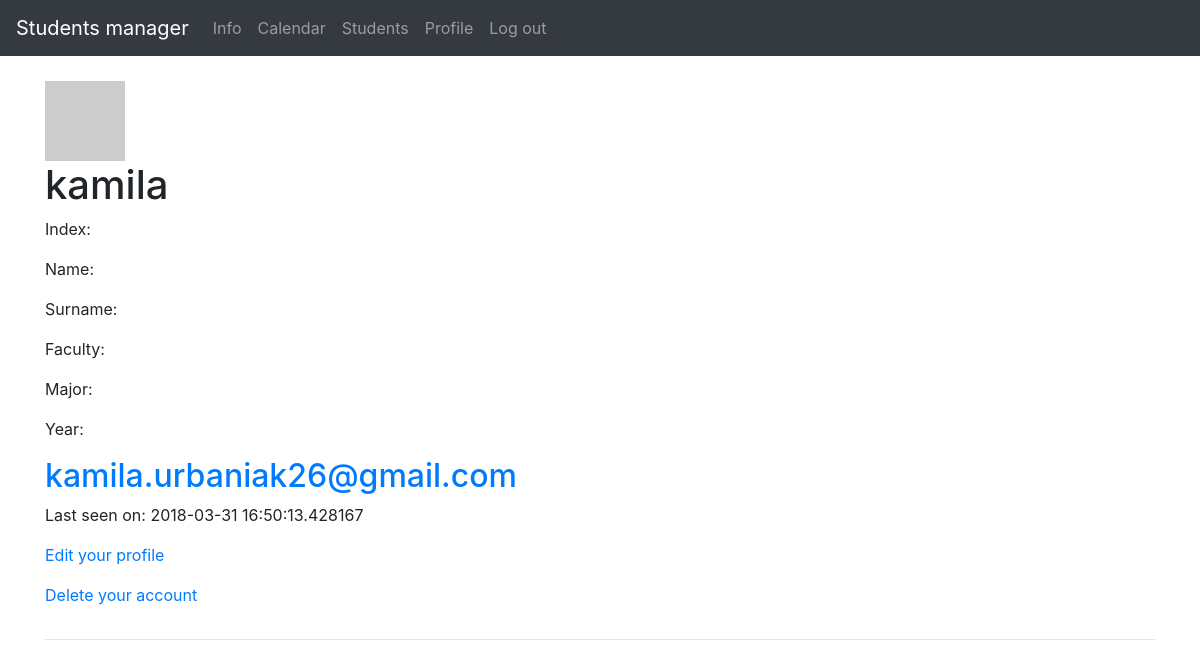
The app's page /students/1 (signed in), older data.
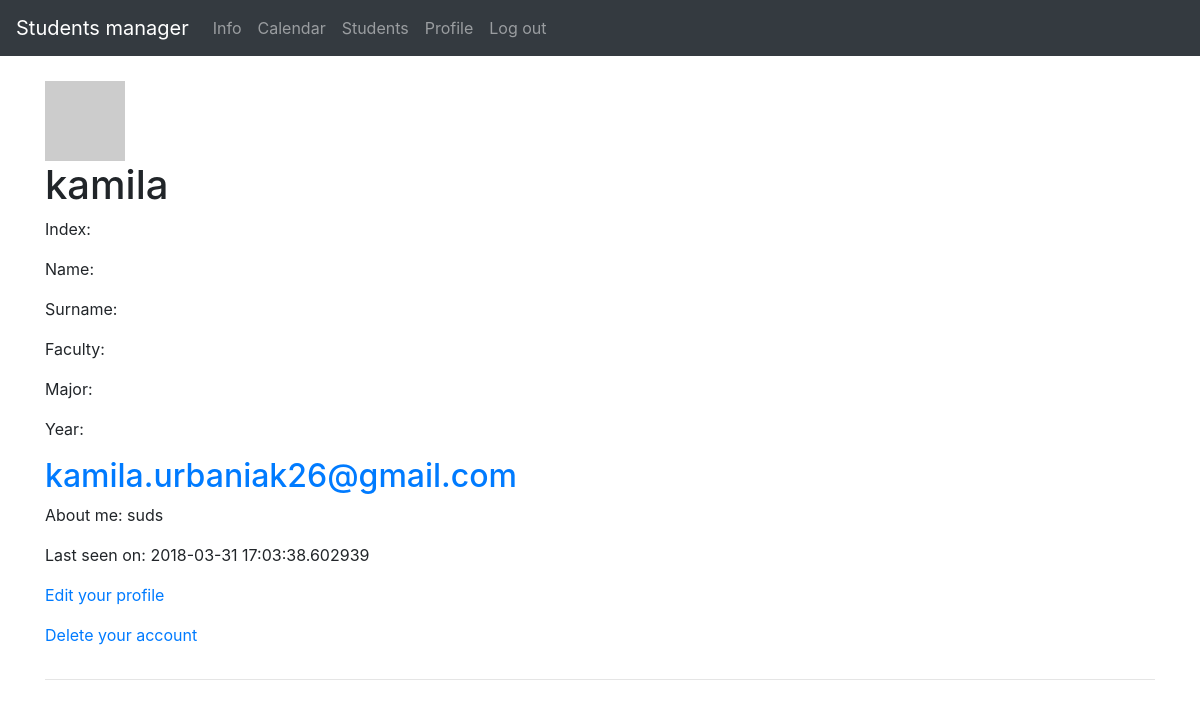
The same page, newer data.
### models.py (models this page shows, shortened)
class User(db.Model, UserMixin):
    __tablename__ = 'user'
    id = Column(Integer, autoincrement=True, primary_key=True)
    username = Column(String(25), default='', unique=True)
    active = Column(Boolean, default=True)
    email = Column(String(200), unique=True)
    password = Column(String(200), default='')
    admin = Column(Boolean, default=False)
    confirmed = Column(db.Boolean, nullable=False, default=False)
    confirmed_on = Column(db.DateTime, nullable=True)
    registered_on = Column(db.DateTime, nullable=False)
    about_me = Column(String(140))
    last_seen = Column(DateTime, default=datetime.utcnow)
    student = db.relationship('Student', backref='user', primaryjoin="User.id ==Student.user_id")
    def get_id(self):
        return self.id
    def avatar(self, size):
        digest = md5(self.email.lower().encode('utf-8')).hexdigest()
        return 'https://www.gravatar.com/avatar/{}?d=identicon&s={}'.\
            format(digest, size)

### views.py (the view)
@app.route('/students/<int:index>', methods=['GET'])
@login_required
def student(index):
    st = Student.query.filter(Student.index == index).first()
    return render_template('user/profile.html', user=current_user, student=st)

### views.py (called while the page is built)
@lm.user_loader
def load_user(user_id):
    return User.query.filter(User.id == user_id).first()

@app.before_request
def before_request():
    if current_user.is_authenticated:
        current_user.last_seen = datetime.utcnow()
        db.session.commit()

### templates/user/profile.html
{% extends "_base.html" %}
{% block content %}
    <table>
        <tr valign="top">
            <br>
            <img src="{{ user.avatar(128) }}">
            <h1>{{ user.username }}</h1>
            <p> Index: {{ student.index }}</p>
            <p> Name: {{ student.name }}</p>
            <p> Surname: {{ student.surname }}</p>
            <p> Faculty: {{ student.faculty }}</p>
            <p> Major: {{ student.major }}</p>
            <p> Year: {{ student.year }}</p>
            <h2><a class="u-email" href="mailto:{{ user.email }}">{{ user.email }}</a></h2>
            {% if user.about_me %}<p>About me: {{ user.about_me }}</p>{% endif %}
                {% if user.last_seen %}<p>Last seen on: {{ user.last_seen }}</p>{% endif %}
        {% if user == current_user %}
                <p><a href="{% for i in current_user.student %}{{ url_for('edit_profile', index=i.index)}}{% endfor %}">Edit your profile</a></p>
                <p><a href="{% for i in current_user.student %}{{ url_for('delete_account', index=i.index)}}{% endfor %}">Delete your account</a></p>
                {% endif %}
        </tr>
    </table>
    <hr>
{% endblock %}

### templates/_base.html (shortened to what this page needs)
<!doctype html>
<html lang=en>
<head>
  <link rel="stylesheet" href="https://maxcdn.bootstrapcdn.com/bootstrap/4.0.0/css/bootstrap.min.css"
>
</head>
<body>
  <nav class="navbar navbar-expand-md navbar-dark bg-dark">
    <a class="navbar-brand" href="#">Students manager</a>
    <div class="collapse navbar-collapse">
      <ul class="navbar-nav mr-auto">
        <li class="nav-item{% if page_id == 'info' %} active{% endif %}">
          <a class="nav-link" href="{{ url_for('info') }}">Info</a>
        </li>
      <ul class="nav navbar-nav">
          {% if current_user.is_authenticated %}
              <li><a class="nav-link" href="{{ url_for('calendar')}}">Calendar</a></li>
              <li><a class="nav-link" href="{{ url_for('students')}}">Students</a></li>
              <li><a class="nav-link" href="{% for i in current_user.student %}{{ url_for('student', index=i.index)}}
            {% endfor %}">Profile</a></li>
          <li><a class="nav-link" href="{{ url_for('logout')}}">Log out</a></li>
          {% else %}
          <li><a class="nav-link" href="{{ url_for('login')}}">Log in</a></li>
              <li><a class="nav-link" href="{{ url_for('register') }}">Registration</a></li>
        </li>
          {% endif %}
      </ul>
      </ul>
    </div>
  </nav>
  <div class="container">
    <div class="row">
      <div class="col-12">
      </div>
    </div>
    {% block content %}{% endblock %}
  </div>
</body>
</html>

Row changes from the older to the newer data that the page shows:
changed User "kamila": about_me (not shown) → "suds"; last_seen "2018-03-31 16:50:13.428167" → "2018-03-31 17:03:38.602939"
Text that changed along with them:
text now shown: "About me:"
